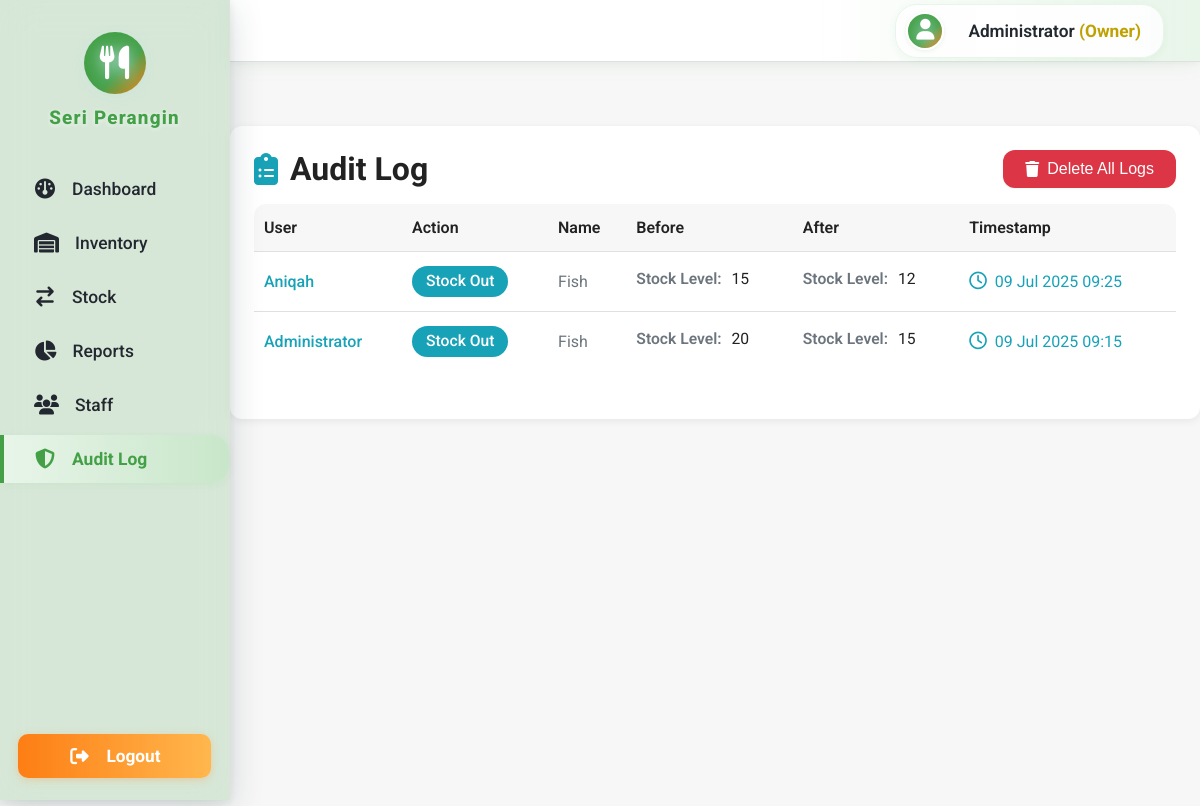
The app's page /audit_logs.php (signed in), older data.
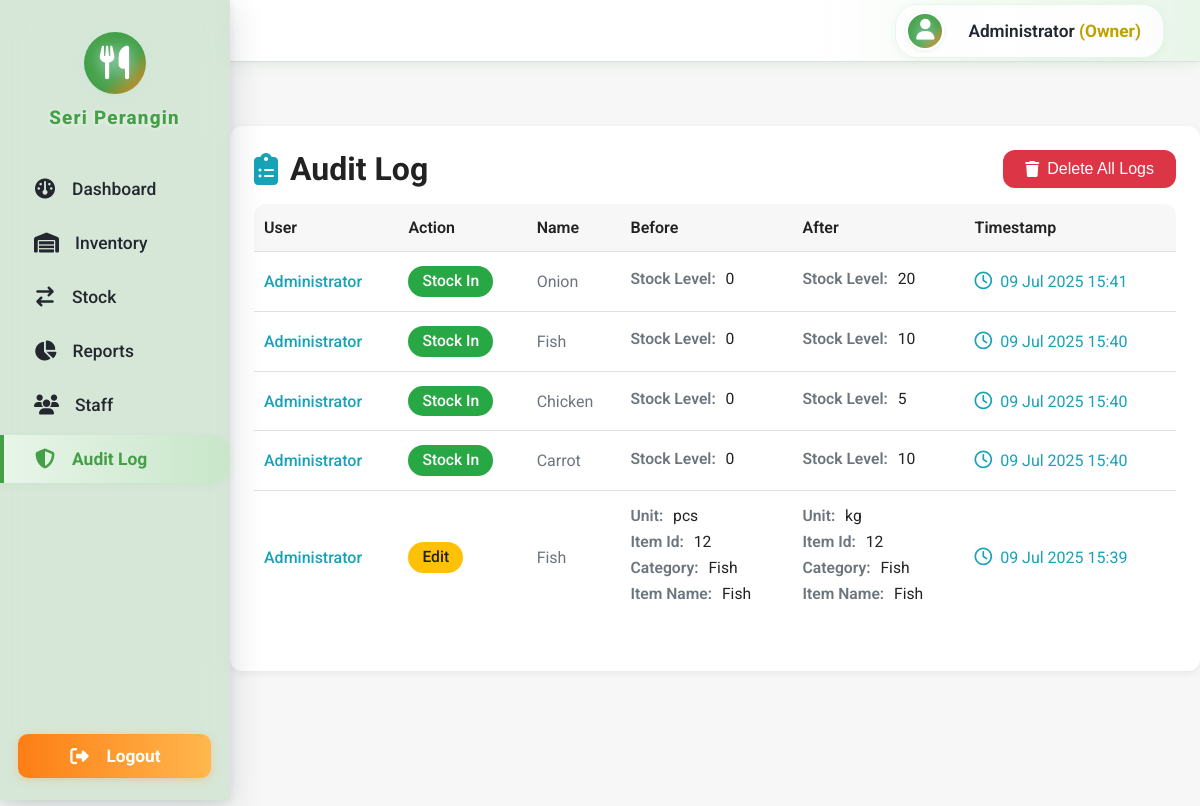
The same page, newer data.
### tables this page shows
CREATE TABLE `audit_logs` (
  `id` int NOT NULL,
  `user_id` int NOT NULL,
  `action` varchar(16) NOT NULL,
  `item_id` int DEFAULT NULL,
  `before_data` json NOT NULL,
  `after_data` json DEFAULT NULL,
  `timestamp` datetime DEFAULT CURRENT_TIMESTAMP,
  `created_at` timestamp NOT NULL DEFAULT CURRENT_TIMESTAMP
);

CREATE TABLE `users` (
  `user_id` int NOT NULL,
  `name` varchar(100) DEFAULT NULL,
  `username` varchar(50) NOT NULL,
  `password` varchar(255) NOT NULL,
  `role` enum('Owner','Staff') NOT NULL,
  `created_at` timestamp NULL DEFAULT CURRENT_TIMESTAMP
);

CREATE TABLE `inventory` (
  `item_id` int NOT NULL,
  `item_name` varchar(100) NOT NULL,
  `category` varchar(50) NOT NULL,
  `unit` varchar(20) NOT NULL,
  `created_at` timestamp NULL DEFAULT CURRENT_TIMESTAMP,
  `image_path` varchar(255) DEFAULT NULL
);

### audit_logs.php (the view, shortened to what this page needs)
<?php
include 'includes/navbar.php';
require_once 'includes/db.php';
$sql = "SELECT a.*, u.name, i.item_name FROM audit_logs a LEFT JOIN users u ON a.user_id = u.user_id LEFT JOIN inventory i ON a.item_id = i.item_id ORDER BY a.created_at DESC LIMIT 200";
$result = mysqli_query($conn, $sql);
$logs = [];
if ($result) {
  while ($row = mysqli_fetch_assoc($result)) {
    $logs[] = $row;
  }
}
function pretty_audit_data($json)
{
  $arr = json_decode($json, true);
  unset($arr['image_path'], $arr['created_at']);
  $out = '<ul class="audit-data-list">';
  foreach ($arr as $k => $v) {
    $label = ucwords(str_replace('_', ' ', $k));
    $out .= '<li><span class="audit-data-label">' . htmlspecialchars($label) . ':</span> <span class="audit-data-value">' . htmlspecialchars($v) . '</span></li>';
  }
  $out .= '</ul>';
  return $out;
}
?>
<link rel="stylesheet" href="assets/css/global.css?v=2">
<main class="audit-main">
  <div class="glassy-card card shadow audit-card">
    <div class="flex flex-between mb-2">
      <h1 class="audit-title"><i class="fa-solid fa-clipboard-list text-info"></i> Audit Log</h1>
      <form id="deleteAllLogsForm" method="post" style="margin:0;">
        <button type="button" class="btn btn-danger" id="deleteAllLogsBtn"><i class="fa-solid fa-trash"></i> Delete All
          Logs</button>
      </form>
    </div>
    <div class="audit-table-wrapper">
      <table class="table audit-table">
        <thead>
          <tr>
            <th>User</th>
            <th>Action</th>
            <th>Name</th>
            <th>Before</th>
            <th>After</th>
            <th>Timestamp</th>
          </tr>
        </thead>
        <tbody>
          <?php foreach ($logs as $log): ?>
            <tr>
              <td><span class="text-info audit-user">
                  <?php echo htmlspecialchars($log['name'] ?? $log['user_id']); ?></span></td>
              <td>
                <span class="badge <?php
                if ($log['action'] === 'delete')
                  echo 'bg-danger';
                else if ($log['action'] === 'edit')
                  echo 'bg-warning';
                else if ($log['action'] === 'stock_in')
                  echo 'bg-success';
                else if ($log['action'] === 'stock_out')
                  echo 'bg-info';
                else
                  echo 'bg-secondary';
                ?>">
                  <?php
                  if ($log['action'] === 'stock_in')
                    echo 'Stock In';
                  else if ($log['action'] === 'stock_out')
                    echo 'Stock Out';
                  else if ($log['action'] === 'edit')
                    echo 'Edit';
                  else if ($log['action'] === 'delete')
                    echo 'Delete';
                  else
                    echo htmlspecialchars(ucfirst($log['action']));
                  ?>
                </span>
              </td>
              <td><span class="text-muted audit-item"><?php echo htmlspecialchars($log['item_name'] ?? ''); ?></span></td>
              <td><?php echo pretty_audit_data($log['before_data']); ?></td>
              <td><?php echo pretty_audit_data($log['after_data']); ?></td>
              <td><span class="text-info audit-time"><i class="fa-regular fa-clock"></i>
                  <?php echo date('d M Y H:i', strtotime($log['created_at'])); ?></span></td>
            </tr>
          <?php endforeach; ?>
        </tbody>
      </table>
    </div>
  </div>
</main>

### includes/navbar.php (shortened to what this page needs)
<?php
$current = basename($_SERVER['PHP_SELF']);
function nav_active($page)
{
  global $current;
  return $current === $page ? 'active' : '';
}
?>
<link rel="stylesheet" href="https://cdnjs.cloudflare.com/ajax/libs/font-awesome/6.4.0/css/all.min.css">
<link rel="stylesheet" href="assets/css/global.css?v=3">
<div class="sidebar">
  <div class="logo">
    <div class="logo-bg"><i class="fa-solid fa-utensils"></i></div>
    <span>Seri Perangin</span>
  </div>
  <ul>
    <li><a href="homepage.php" class="<?php echo nav_active('homepage.php'); ?>"><i class="fa-solid fa-gauge"></i>
        <span>Dashboard</span></a></li>
    <?php if (isset($_SESSION['role']) && $_SESSION['role'] === 'Owner'): ?>
      <li><a href="inventory.php" class="<?php echo nav_active('inventory.php'); ?>"><i class="fa-solid fa-warehouse"></i>
          <span>Inventory</span></a></li>
      <li><a href="stock.php" class="<?php echo nav_active('stock.php'); ?>"><i
            class="fa-solid fa-arrow-right-arrow-left"></i> <span>Stock</span></a></li>
      <li><a href="reports.php" class="<?php echo nav_active('reports.php'); ?>"><i class="fa-solid fa-chart-pie"></i>
          <span>Reports</span></a></li>
      <li><a href="staff.php" class="<?php echo nav_active('staff.php'); ?>"><i class="fa-solid fa-users"></i>
          <span>Staff</span></a></li>
      <li><a href="audit_logs.php" class="<?php echo nav_active('audit_logs.php'); ?>"><i
            class="fa-solid fa-shield-halved"></i> <span>Audit Log</span></a></li>
    <?php elseif (isset($_SESSION['role']) && $_SESSION['role'] === 'Staff'): ?>
      <li><a href="stock.php" class="<?php echo nav_active('stock.php'); ?>"><i
            class="fa-solid fa-arrow-right-arrow-left"></i> <span>Stock</span></a></li>
    <?php endif; ?>
  </ul>
  <div class="logout">
    <a href="logout.php" class="btn btn-danger"><i class="fa-solid fa-sign-out-alt"></i> <span>Logout</span></a>
  </div>
</div>
<div class="topbar">
  <div class="user-info">
    <div class="user-avatar">
      <i class="fa-solid fa-user"></i>
    </div>
    <span><?php echo isset($_SESSION['name']) && $_SESSION['name'] !== null ? htmlspecialchars($_SESSION['name']) : 'User'; ?>
      <span style="color:#bfa100; font-weight:700;">(<?php echo htmlspecialchars($_SESSION['role']); ?>)</span></span>
  </div>
</div>

### assets/css/global.css (style rules this page uses)
* { box-sizing: border-box; margin: 0; padding: 0; }
a { color: var(--secondary); text-decoration: none; transition: color 0.2s; }
.card { background: var(--card-bg); border-radius: var(--radius); box-shadow: var(--shadow); padding: 24px; margin-bottom: 24px; }
.btn { display: inline-flex; align-items: center; gap: 8px; background: var(--primary); color: #fff; border: none; border-radius: var(--radius); padding: 10px 22px; font-weight: 500; font-size: 1rem; cursor: pointer; transition: background 0.2s, box-shadow 0.2s; box-shadow: 0 1px 3px rgba(40,167,69,0.08); }
.btn-danger { background: var(--danger); }
.table { width: 100%; border-collapse: collapse; background: var(--card-bg); border-radius: var(--radius); overflow: hidden; margin-bottom: 24px; }
.table th, .table td { padding: 14px 10px; text-align: left; border-bottom: 1px solid var(--border); vertical-align: middle; }
.table th { background: var(--bg); font-weight: 600; }
.table tr:last-child td { border-bottom: none; }
.table td .fa-solid, .table td .fa-regular { font-size: 1.1em; margin-right: 4px; }
.badge { display: inline-flex; align-items: center; gap: 6px; font-size: 0.98rem; font-weight: 500; padding: 6px 14px; border-radius: 16px; line-height: 1.2; vertical-align: middle; }
.text-info { color: var(--info); }
.text-muted { color: var(--muted); }
.bg-success { background: var(--success); color: #fff; }
.bg-warning { background: var(--warning); color: #222; }
.shadow { box-shadow: var(--shadow); }
.flex { display: flex; }
.flex-between { display: flex; justify-content: space-between; align-items: center; }
.mb-2 { margin-bottom: 16px; }
.audit-main { padding: 32px 0 0 0; min-height: 100vh; background: var(--bg); margin-left: 230px; }
.audit-card { max-width: 1200px; margin: 32px auto 0 auto; }
.audit-table-wrapper { overflow-x: auto; }
.audit-title { font-size: 2rem; font-weight: 700; display: flex; align-items: center; gap: 12px; }
.audit-user { font-weight: 500; }
.audit-item { font-size: 1rem; }
.audit-time { font-size: 1rem; white-space: nowrap; }
.audit-data-list { list-style: none; padding: 0; margin: 0; }
.audit-data-list li { margin-bottom: 4px; font-size: 0.98rem; line-height: 1.4; }
.audit-data-label { font-weight: 600; color: var(--muted); margin-right: 6px; }
.audit-data-value { color: var(--text); }
.bg-info { background: var(--info); color: #fff; }

Row changes from the older to the newer data that the page shows:
removed audit_logs: user.name "Aniqah", action "Stock Out", item.item_name "Fish", label "Stock Level", before_data "15", after_data "12", created_at "09 Jul 2025 09:25"
added audit_logs: user.name "Administrator", action "Stock In", item.item_name "Onion", label "Stock Level", before_data "0", after_data "20", created_at "09 Jul 2025 15:41"
added audit_logs: user.name "Administrator", action "Stock In", item.item_name "Fish", label "Stock Level", before_data "0", after_data "10", created_at "09 Jul 2025 15:40"
added audit_logs: user.name "Administrator", action "Stock In", item.item_name "Chicken", label "Stock Level", before_data "0", after_data "5", created_at "09 Jul 2025 15:40"
added audit_logs: user.name "Administrator", action "Stock In", item.item_name "Carrot", label "Stock Level", before_data "0", after_data "10", created_at "09 Jul 2025 15:40"
changed audit_logs: created_at "09 Jul 2025 09:15" → "09 Jul 2025 15:39"; action "Stock Out" → "Edit"
Text that changed along with them:
new list line: "Unit : pcs"
new list line: "Item Id : 12"
new list line: "Category : Fish"
new list line: "Item Name : Fish"
new list line: "Unit : kg"
list line gone: "Stock Level : 20"
list line gone: "Stock Level : 15"
